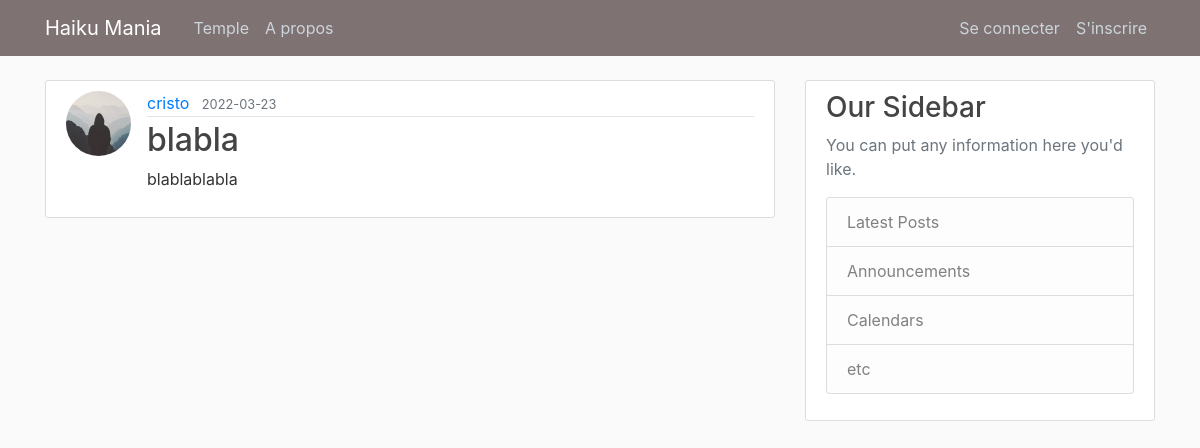
/post/1, run on an earlier commit of the app's database.
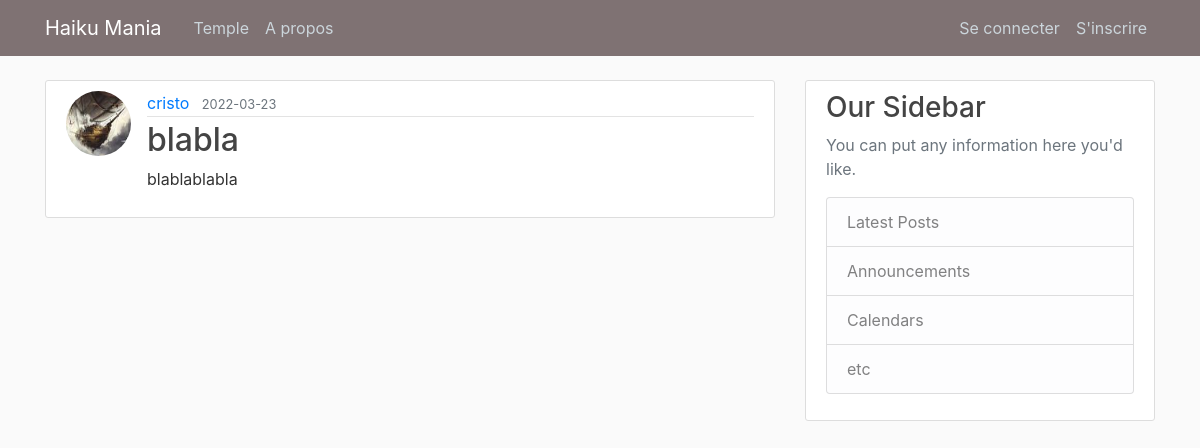
And on a later commit of the database.
### flaskblog/models.py (models this page shows, shortened)
class User(db.Model, UserMixin):
    id = db.Column(db.Integer, primary_key=True)
    username = db.Column(db.String(20), unique=True, nullable=False)
    email = db.Column(db.String(120), unique=True, nullable=False)
    image_file = db.Column(db.String(20), nullable=False, default='default.jpg')
    password = db.Column(db.String(60), nullable=False)
    posts = db.relationship('Post', backref='author', lazy=True)

### flaskblog/posts/routes.py (the view)
@posts.route("/post/<int:post_id>")
def post(post_id):
    post = Post.query.get_or_404(post_id)
    return render_template('post.html', title=post.title, post=post)

### flaskblog/templates/post.html (shortened to what this page needs)
{% extends "layout.html" %}
{% block content %}
  <article class="media content-section">
    <img class="rounded-circle article-img" src="{{ url_for('static', filename='profile_pics/' + post.author.image_file) }}">
    <div class="media-body">
      <div class="article-metadata">
        <a class="mr-2" href="#">{{ post.author.username }}</a>
        <small class="text-muted">{{ post.date_posted.strftime('%Y-%m-%d') }}</small>
      </div>
      <h2 class="article-title">{{ post.title }}</h2>
      <p class="article-content">{{ post.content }}</p>
    </div>
  </article>
{% endblock content %}

What changed in the data, as far as the page shows it:
changed User "cristo": image_file: picture added in place of a placeholder
